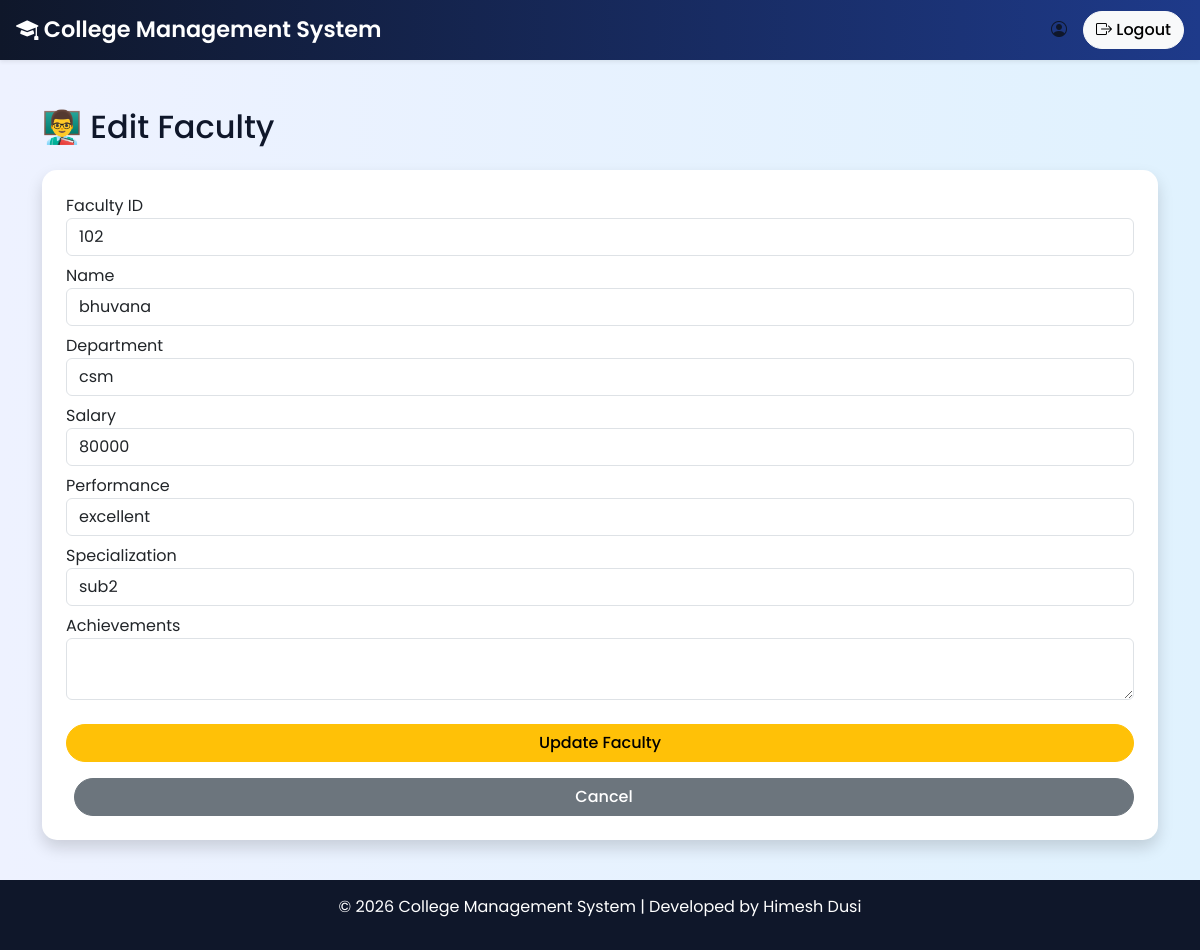
Screenshot of /update_faculty/102 with the database file from the repository.
### models.py (models this page shows)
class Faculty(db.Model):
    faculty_id = db.Column(db.String(20), primary_key=True)
    name = db.Column(db.String(100))
    branch = db.Column(db.String(50))
    salary = db.Column(db.Integer)
    performance = db.Column(db.String(50))
    specialization = db.Column(db.String(200))
    achievements = db.Column(db.Text)

### app.py (the view, shortened to what this page needs)
@app.route("/update_faculty/<fid>", methods=["GET","POST"])
def update_faculty(fid):
    faculty = Faculty.query.get(fid)
    return render_template("edit_faculty.html", f=faculty)

### templates/edit_faculty.html
{% extends "base.html" %}
{% block content %}
<h2 class="mb-4">👨‍🏫 Edit Faculty</h2>
<form method="POST" class="card p-4 shadow">
    <label>Faculty ID</label>
    <input type="text" value="{{ f.faculty_id }}" class="form-control mb-2" readonly>
    <label>Name</label>
    <input type="text" name="name" value="{{ f.name }}" class="form-control mb-2" required>
    <label>Department</label>
    <input type="text" name="branch" value="{{ f.branch }}" class="form-control mb-2">
    <label>Salary</label>
    <input type="number" name="salary" value="{{ f.salary }}" class="form-control mb-2">
    <label>Performance</label>
    <input type="text" name="performance" value="{{ f.performance }}" class="form-control mb-2">
    <label>Specialization</label>
    <input type="text" name="specialization" value="{{ f.specialization }}" class="form-control mb-2">
    <label>Achievements</label>
    <textarea name="achievements" class="form-control mb-2">{{ f.achievements }}</textarea>
    <button class="btn btn-warning mt-3">Update Faculty</button>
    <a href="/admin" class="btn btn-secondary mt-3 ms-2">Cancel</a>
</form>
{% endblock %}

### static/css/style.css (style rules this page uses)
body { font-family: 'Poppins', sans-serif; background: linear-gradient(to right, #eef2ff, #e0f2fe); min-height: 100vh; color: #0f172a; }
.card { border-radius: 15px; box-shadow: 0 6px 18px rgba(0,0,0,0.08); border: none; }
.btn { border-radius: 25px; transition: 0.3s; font-weight: 500; }

### rows the page displays
Faculty: faculty_id "102", name "bhuvana", branch "csm", salary "80000", performance "excellent", specialization "sub2"
